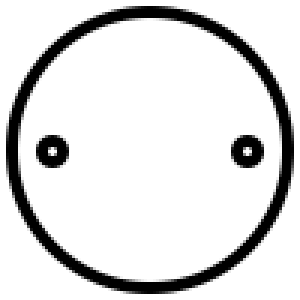
#> input picture opensurgbot_pipeline/lib/opensurgbot_kinevizu/kinevisu/assets/dial.png, 100 x 100 px (shown 3 times larger)
$ python kinevisu.py
#> lines starting #> are read from the running program, lines starting #| are printed output that depends on the picture
import numpy as np
import matplotlib.pyplot as plt
from matplotlib.widgets import Slider, CheckButtons, Button
from matplotlib.backend_bases import Event
from mpl_toolkits.mplot3d.axes3d import Axes3D
from PIL import Image
from pathlib import Path

from typing import Any, Optional, Callable, Union
from typing_extensions import Literal
try:
    from numpy._typing import NDArray
except ImportError:
    from numpy.typing import NDArray

class OpensurgbotViz:
    """3D visualization of the proposed model using matplotlib."""
    DIAL_POSITIONS = [(0.05, 0.55), (0.55, 0.55), (0.05, 0.05), (0.55, 0.05)]
    l1, l2, l3 = 0.015, 0.008, 0.0095 # m
    cyl_radius, cyl_height = 0.001, 0.005 # m
    lim = 0.011 # plot limit (absolute) in m
    theta_1_offset, theta_2_offset, theta_3_offset, theta_4_offset = 0.0, np.radians(-6), np.radians(7), np.radians(-7) # rad, meaning: at angles = +offset, neutral position of the tip

    def __init__(self):
        """3D visualization of the proposed model using matplotlib."""
        self.fig = plt.figure(figsize=(10, 6))
        self.ax: Axes3D = self.fig.add_subplot(111, projection='3d')
        self.do_inverse = True # If False, will do forward kinematics

        self.roll = self.pitch = self.jaw1 = self.jaw2 = 0.
        self.theta_1 = self.theta_2 = self.theta_3 = self.theta_4 = 0.

        self.line = None
        self.joint_cylinders = []
        self.jaw_lines = []
        self.dial_artists = []

        self.dial_img = Image.open(Path(__file__).parent / "assets/dial.png").convert("RGBA")
#> self.dial_img is the input picture: PIL image 100x100 RGBA; mean R, G, B, A 0, 0, 0, 34
        self.setup_plot()
        self.update_plot()
        self.create_sliders()
        self.create_dial_images()
        self.create_inverse_checkbox()
        self.create_reset_button()
        self.user_buttons: list[Button] = []

        self.impossible_text = self.ax.text2D(
            0.5, 0.95, "", transform=self.fig.transFigure,
            fontsize=14, color='red', ha='center', va='top',
            bbox=dict(facecolor='white', alpha=0.8, edgecolor='red')
        )

        self.reset()

    def setup_plot(self) -> None: # Create the plots
        self.ax.set_xlim([-self.lim, self.lim])
        self.ax.set_ylim([-self.lim, self.lim])
        self.ax.set_zlim([0, 2*self.lim])
        self.ax.set_xlabel("X")
        self.ax.set_ylabel("Y")
        self.ax.set_zlabel("Z")

    def create_reset_button(self) -> None: # Create the reset button
        print("Creating reset button")
        reset_ax = plt.axes((0.10, 0.92, 0.08, 0.05), facecolor= 'lightgray')  # Position: [left, bottom, width, height]
        self.reset_button = Button(reset_ax, 'Reset', color='lightcoral', hovercolor='salmon')

        self.reset_button.on_clicked(self.reset)

    def reset(self, event: Optional[Event] = None):
        """Resets the sliders and model. Can be used as a on_change callback from matplotlib.

        Args:
            event (Event, optional): unused, but required for on_change callbacks"""
        self.sliders[0].set_val(0) # Roll
        self.sliders[1].set_val(0) # Pitch
        self.sliders[2].set_val(0) # Jaw 1
        self.sliders[3].set_val(0) # Jaw 2
        self.sliders[4].set_val(np.degrees(OpensurgbotViz.theta_1_offset)) # Control 1 (with offset)
        self.sliders[5].set_val(np.degrees(OpensurgbotViz.theta_2_offset)) # Control 2 (with offset)
        self.sliders[6].set_val(np.degrees(OpensurgbotViz.theta_3_offset)) # Control 3 (with offset)
        self.sliders[7].set_val(np.degrees(OpensurgbotViz.theta_4_offset)) # Control 4 (with offset)
        if self.do_inverse:
            self.on_angle_slider_change(None)
        else:
            self.on_control_slider_change(None)
        self.theta_1, self.theta_2, self.theta_3, self.theta_4 = self.sliders[4].val, self.sliders[5].val, self.sliders[6].val, self.sliders[7].val
        self.pitch, self.roll, self.jaw1, self.jaw2 = self.sliders[1].val, self.sliders[0].val, self.sliders[2].val, self.sliders[3].val
        self.update_dials()

    def create_inverse_checkbox(self) -> None: # Make the Inverse Kinematics ? checkbox
        ax_checkbox = plt.axes((0.43, 0.02, 0.20, 0.05), facecolor=None)
        self.checkbox = CheckButtons(ax_checkbox, ['Inverse Kinematics ?'], [self.do_inverse])

        def on_checkbox_clicked(label: Union[str, None]):
            self.do_inverse = not self.do_inverse
            print("self.do_inverse set to:", self.do_inverse)
            # Update the plot to reflect current slider values under new mode
            if self.do_inverse:
                self.on_angle_slider_change(None)
            else:
                self.on_control_slider_change(None)

        self.checkbox.on_clicked(on_checkbox_clicked)

    def create_sliders(self) -> None: # Create the sliders
        axcolor = 'lightgoldenrodyellow'
        self.angle_slider_axes = [
            plt.axes((0.2, 0.02 + i*0.03, 0.20, 0.015), facecolor=axcolor)
            for i in range(4)
        ]
        self.sliders = [ # angle sliders
            Slider(self.angle_slider_axes[0], 'Roll $\\theta_r$', -180, 180, valinit=0),
            Slider(self.angle_slider_axes[1], 'Pitch $\\theta_p$', -180, 180, valinit=0),
            Slider(self.angle_slider_axes[2], 'Jaw 1 $\\theta_{j1}$', -180, 180, valinit=0),
            Slider(self.angle_slider_axes[3], 'Jaw 2 $\\theta_{j2}$', -180, 180, valinit=0),
        ]
        axcolor = 'lightgoldenrodyellow'
        self.control_slider_axes = [
            plt.axes((0.7, 0.02 + i*0.03, 0.20, 0.015), facecolor=axcolor)
            for i in range(4)
        ]
        self.sliders += [
            Slider(self.control_slider_axes[0], 'Control $\\theta_1$', -180, 180, valinit=0),
            Slider(self.control_slider_axes[1], 'Control $\\theta_2$', -180, 180, valinit=0),
            Slider(self.control_slider_axes[2], 'Control $\\theta_3$', -180, 180, valinit=0),
            Slider(self.control_slider_axes[3], 'Control $\\theta_4$', -180, 180, valinit=0),
        ]

        marker_values: list[ Union[tuple[float,float], Any] ] = [(-270, 270),
                         (-80, 80),
                         (-100, 100),
                         (-100, 100),
                         (),
                         (-170, 170),
                         (),
                         (),]
        for i, slider in enumerate(self.sliders):
            for value in marker_values[i]:
                slider.ax.axvline(value, color='orange', linestyle='-', linewidth=1.5, label='Center')

        self.sliders[0].on_changed(self.on_angle_slider_change) # Roll
        self.sliders[1].on_changed(self.on_angle_slider_change) # Pitch
        self.sliders[2].on_changed(self.on_angle_slider_change) # Jaw 1
        self.sliders[3].on_changed(self.on_angle_slider_change) # Jaw 2
        self.sliders[4].on_changed(self.on_control_slider_change) # Control 1
        self.sliders[5].on_changed(self.on_control_slider_change) # Control 2
        self.sliders[6].on_changed(lambda val: self.on_control_slider_change(val, "Jaw1")) # Control 3
        self.sliders[7].on_changed(lambda val: self.on_control_slider_change(val, "Jaw2")) # Control 4

    def create_dial_images(self) -> None: # Place the dials
        # Set up a 2D axis for the dials (on top of 3D plot)
        self.ax_dial = self.fig.add_axes((0.75, 0.55, 0.2, 0.4))
        self.ax_dial.axis("off")
        self.ax_dial.set_xlim(0, 1)
        self.ax_dial.set_ylim(0, 1)

        positions = OpensurgbotViz.DIAL_POSITIONS
        labels = ["1", "2", "3", "4"]

        self.dial_artists.clear()
        for i, pos in enumerate(positions):
            artist = self.ax_dial.imshow(np.zeros_like(self.dial_img), extent=(0, 1, 0, 1))
            self.ax_dial.text(pos[0] + 0.2, pos[1] + 0.2 , labels[i],
                            fontsize=12, fontweight='bold', ha='center', va='center',
                            bbox=dict(facecolor='white', alpha=0.7))
            self.dial_artists.append(artist)

    def update_dials(self) -> None: # Update the dials' angles
        angles = [self.sliders[4].val, self.sliders[5].val, self.sliders[6].val, self.sliders[7].val] # Have the offsets
        positions = OpensurgbotViz.DIAL_POSITIONS

        for artist, angle, pos in zip(self.dial_artists, angles, positions):
            rotated = self.dial_img.rotate(angle, resample=Image.Resampling.BICUBIC)
            artist.set_data(rotated)
            artist.set_extent([pos[0], pos[0]+0.4, pos[1], pos[1]+0.4])
#> this loop made 4 passes
#> pass 2, in update_dials, `rotated = self.dial_img.rotate(angle, resample=Image.Resampling.BICUBIC)`:
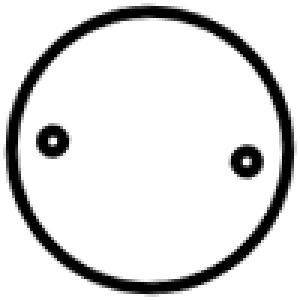
#> rotated: PIL image 100x100 RGBA (shown 3 times larger); mean R, G, B, A 0, 0, 0, 33.9; transparent parts drawn white
#> pass 3, in update_dials, `rotated = self.dial_img.rotate(angle, resample=Image.Resampling.BICUBIC)`:
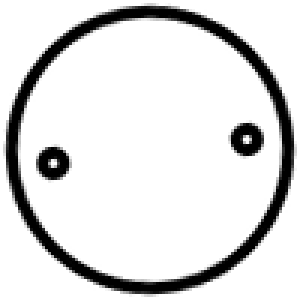
#> rotated: PIL image 100x100 RGBA (shown 3 times larger); mean R, G, B, A 0, 0, 0, 33.9; transparent parts drawn white
#> after the loop:
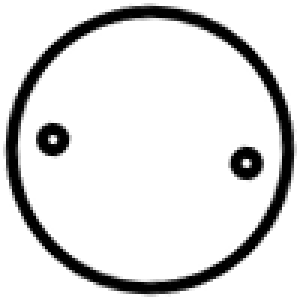
#> rotated: PIL image 100x100 RGBA (shown 3 times larger); mean R, G, B, A 0, 0, 0, 33.9; transparent parts drawn white

    def on_angle_slider_change(self, val: float) -> None: # Callback when a (output) slider has changed
        if self.do_inverse is True:
            # Update the 3D visualisation accordingly
            theta_1_offset, theta_2_offset, theta_3_offset, theta_4_offset = OpensurgbotViz.theta_1_offset, OpensurgbotViz.theta_2_offset, OpensurgbotViz.theta_3_offset, OpensurgbotViz.theta_4_offset
            pitch, roll, jaw1, jaw2 = map(np.radians, [self.sliders[1].val, self.sliders[0].val, self.sliders[2].val, self.sliders[3].val])
            theta_1, theta_2, theta_3, theta_4 = 0.0, 0.0, 0.0, 0.0

            # INVERSE KINEMATICS
            theta_2 = 170/270*roll

            out_vec3 = np.array([pitch, jaw1, jaw2])
            rel_matrix = np.array([
                [-80/80       , 0       , 0     ],
                [-70/80*110/90, 110/90  , 0     ],
                [-70/80*110/90, 0       , 110/90],
            ])
            in_vec3 = np.linalg.solve(rel_matrix, out_vec3)
            theta_1, theta_3, theta_4 = in_vec3[0], in_vec3[1], in_vec3[2]

            # Update
            self.theta_1, self.theta_2, self.theta_3, self.theta_4 = theta_1 + theta_1_offset, theta_2 + theta_2_offset, theta_3 + theta_3_offset, theta_4 + theta_4_offset # Add offsets

            self.roll, self.pitch, self.jaw1, self.jaw2 = roll, pitch, jaw1, jaw2
            # Update the sliders
            self.sliders[4].set_val(np.degrees(self.theta_1)) # With offset
            self.sliders[5].set_val(np.degrees(self.theta_2)) # With offset
            self.sliders[6].set_val(np.degrees(self.theta_3)) # With offset
            self.sliders[7].set_val(np.degrees(self.theta_4)) # With offset

            self.update_dials()
            self.update_plot()
        else:
            # Foward kinematics
            pass #do nothing in this case
        self.testfor_impossible_configuration()
        self.fig.canvas.draw_idle()

    def on_control_slider_change(self, val: float, origin: Literal["Jaw1","Jaw2", ""] = "") -> None: # Callback when a (input) slider has changed
        if self.do_inverse is True:
            pass #do nothing in this case
        else: # FORWARD KINEMATICS
            # Update values
            theta_1_offset, theta_2_offset, theta_3_offset, theta_4_offset = OpensurgbotViz.theta_1_offset, OpensurgbotViz.theta_2_offset, OpensurgbotViz.theta_3_offset, OpensurgbotViz.theta_4_offset
            self.theta_1, self.theta_2, self.theta_3, self.theta_4 = map(np.radians, [self.sliders[4].val, self.sliders[5].val, self.sliders[6].val, self.sliders[7].val])
            theta_1, theta_2, theta_3, theta_4 = self.theta_1 - theta_1_offset, self.theta_2 - theta_2_offset, self.theta_3 - theta_3_offset, self.theta_4 - theta_4_offset
            pitch, roll, jaw1, jaw2 = 0., 0., 0., 0.

            roll = 270/170*theta_2

            rel_matrix = np.array([
                [-80/80       , 0       , 0     ],
                [-70/80*110/90, 110/90  , 0     ],
                [-70/80*110/90, 0       , 110/90],
            ])
            pitch, jaw1, jaw2 = rel_matrix @ np.array([theta_1, theta_3, theta_4])

            # Update
            self.roll, self.pitch, self.jaw1, self.jaw2 = roll, pitch, jaw1, jaw2
            # Update the sliders
            self.sliders[0].set_val(np.degrees(self.roll))
            self.sliders[1].set_val(np.degrees(self.pitch))
            self.sliders[2].set_val(np.degrees(self.jaw1))
            self.sliders[3].set_val(np.degrees(self.jaw2))

            self.update_dials()
            self.update_plot()

        self.testfor_impossible_configuration()
        self.fig.canvas.draw_idle()

    def testfor_impossible_configuration(self) -> bool: # Check for boundary conditions
        # Returns True if configuration allowed, False otherwise
        conditions_output = { # 'message' : bool not in bound
            "$\\theta_p$ not in $[-80, 80]$": np.degrees(self.pitch) < -80 or np.degrees(self.pitch) > 80,
            "$\\theta_r$ not in $[-270, 270]$": np.degrees(self.roll) < -270 or np.degrees(self.roll) > 270,
            "$\\theta_{j1}$ not in $[-110, 110]$": np.degrees(self.jaw1) < -110 or np.degrees(self.jaw1) > 110,
            "$\\theta_{j2}$ not in $[-110, 110]$": np.degrees(self.jaw2) < -110 or np.degrees(self.jaw2) > 110,
            "Should not have $\\theta_{j1} < \\theta_{j2}$": self.jaw2 < self.jaw1,
        }
        delta_boundary = 0
        if self.theta_4 - self.theta_4_offset < np.radians(-90):
            delta_boundary += 80/60*(self.theta_3 - self.theta_3_offset + np.radians(90))
        elif np.radians(90) < self.theta_3 - self.theta_3_offset:
            delta_boundary += 80/60*(self.theta_4 - self.theta_4_offset - np.radians(90))
        msg = f"$\\theta_1$ not in $[{-80 + np.degrees(delta_boundary):.1f}, {80 + np.degrees(delta_boundary):.1f}] (dynamic boundaries)$"
        conditions_input = {
            "Should not have $\\theta_4 < \\theta_3$": self.theta_3 - self.theta_3_offset - (self.theta_4 - self.theta_4_offset) > 0.01, #floats
            msg : self.theta_1 - self.theta_1_offset < -np.radians(80) + delta_boundary or self.theta_1 - self.theta_1_offset > np.radians(80) + delta_boundary,
        }
        true_keys = [key for key, value in conditions_output.items() if value] + [key for key, value in conditions_input.items() if value]

        if len(true_keys) > 0:
            self.impossible_text.set_text("⚠️ Impossible configuration :\n" + "\n".join(true_keys))
            return False
        else:
            self.impossible_text.set_text("")
            return True

    def rotx(self, theta: float) -> NDArray[np.float64]: # rotx matrix snippet
        return np.array([
            [1, 0, 0],
            [0, np.cos(theta), -np.sin(theta)],
            [0, np.sin(theta),  np.cos(theta)]
        ])

    def roty(self, theta: float) -> NDArray[np.float64]: # roty matrix snippet
        return np.array([
            [np.cos(theta), 0, np.sin(theta)],
            [0, 1, 0],
            [-np.sin(theta), 0, np.cos(theta)]
        ])

    def rotz(self, theta: float) -> NDArray[np.float64]: # rotz matrix snippet
        return np.array([
            [np.cos(theta), -np.sin(theta), 0],
            [np.sin(theta),  np.cos(theta), 0],
            [0, 0, 1]
        ])

    def update_plot(self) -> None: # Update the plot
        T0 = np.eye(3)
        P0 = np.array([0, 0, 0])
        T1 = T0 @ self.rotz(self.roll)
        P1 = P0 + T1 @ np.array([0, 0, self.l1])
        T2 = T1 @ self.rotx(self.pitch)
        P2 = P1 + T2 @ np.array([0, 0, self.l2])
        T3_1 = T2 @ self.roty(self.jaw1)
        T3_2 = T2 @ self.roty(self.jaw2)
        P3_1 = P2 + T3_1 @ np.array([0, 0, self.l3])
        P3_2 = P2 + T3_2 @ np.array([0, 0, self.l3])

        # Clear previous lines
        if self.line:
            self.line.remove()
        for line in self.jaw_lines:
            line.remove()
        self.jaw_lines.clear()
        for cyl in self.joint_cylinders:
            cyl.remove()
        self.joint_cylinders.clear()

        self.line, = self.ax.plot(
            [P0[0], P1[0], P2[0]],
            [P0[1], P1[1], P2[1]],
            [P0[2], P1[2], P2[2]],
            marker='o', color='b'
        )
        jaw1_line, = self.ax.plot([P2[0], P3_1[0]], [P2[1], P3_1[1]], [P2[2], P3_1[2]], color='r', marker='o')
        jaw2_line, = self.ax.plot([P2[0], P3_2[0]], [P2[1], P3_2[1]], [P2[2], P3_2[2]], color='g', marker='o')
        self.jaw_lines.extend([jaw1_line, jaw2_line])

        self.joint_cylinders.append(self.draw_cylinder(P0, np.array([0, 0, 1]), color='purple', radius=self.cyl_radius, height=self.cyl_height))
        self.joint_cylinders.append(self.draw_cylinder(P1, T1[:, 0], color='teal', radius=self.cyl_radius, height=self.cyl_height))
        self.joint_cylinders.append(self.draw_cylinder(P2, T2[:, 1], color='gray', radius=self.cyl_radius, height=self.cyl_height))

    def draw_cylinder(self, origin: NDArray[np.float64], direction: NDArray[np.float64], radius: float=0.1, height: float=0.4, resolution: int=16, color: str='gray'): # Draw a cylinder
        direction = direction / np.linalg.norm(direction)
        z = np.linspace(-height / 2, height / 2, 2)
        theta = np.linspace(0, 2 * np.pi, resolution)
        theta_grid, z_grid = np.meshgrid(theta, z)
        x_grid = radius * np.cos(theta_grid)
        y_grid = radius * np.sin(theta_grid)

        xyz = np.stack((x_grid, y_grid, z_grid), axis=-1).reshape(-1, 3).T
        z_axis = np.array([0, 0, 1])
        v = np.cross(z_axis, direction)
        c = np.dot(z_axis, direction)

        if np.linalg.norm(v) < 1e-6:
            R = np.eye(3) if c > 0 else -np.eye(3)
        else:
            s = np.linalg.norm(v)
            vx = np.array([
                [0, -v[2], v[1]],
                [v[2], 0, -v[0]],
                [-v[1], v[0], 0]
            ])
            R = np.eye(3) + vx + vx @ vx * ((1 - c) / (s ** 2))

        rotated_xyz = R @ xyz + origin.reshape(3, 1)
        X = rotated_xyz[0].reshape(x_grid.shape)
        Y = rotated_xyz[1].reshape(y_grid.shape)
        Z = rotated_xyz[2].reshape(z_grid.shape)

        return self.ax.plot_surface(X, Y, Z, color=color, alpha=0.5, linewidth=0)

    def run(self, is_blocking: bool = True) -> None:
        """Display the figure.

        Args:
            is_blocking (bool, optional): If False, is non blocking by enabling matplotlib interacting mode, blocking if True. Defaults to True"""
#> called with is_blocking = True
        if not is_blocking:
            plt.ion()
        plt.show()
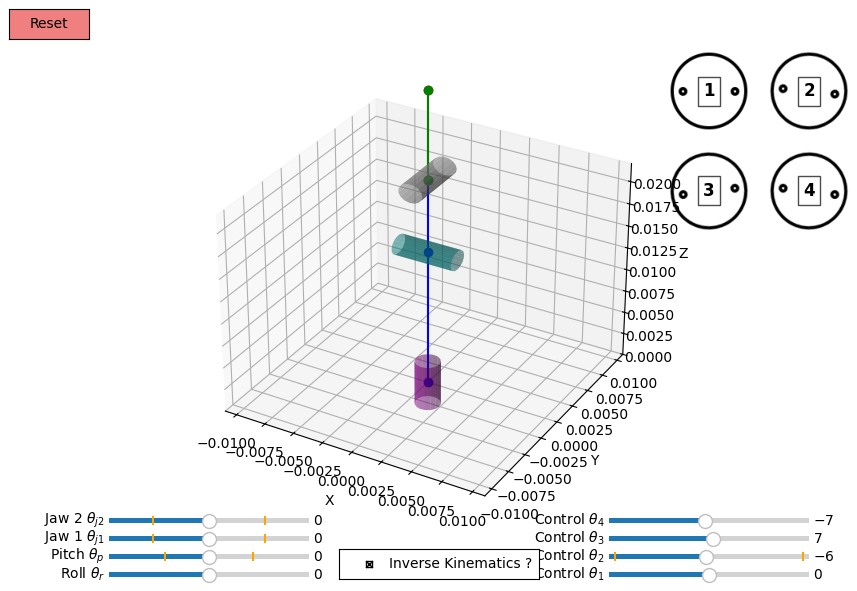
#> figure drawn by matplotlib, 11 panels

    def ext_create_user_button(self, name: str, user_button_action: Callable[[Event], Any], color: str = 'peachpuff', hover_color: str = 'chocolate', width: float = 0.08, x: float = 0.20, y: float = 0.92) -> None:
        """Create a user button (external call) if needed

        Args:
            name (str): button label
            user_button_action (Callable[[Event], Any): function to call when pressing the button
            color (str, optional): idle color. Defaults to 'peachpuff'
            hover_color (str, optional): color when hovering. Defaults to 'chocolate'
            width (float, optional): width of the button. Defaults to 0.08
            x (float, optional): x position
            y (float, optional): y position"""
        print("Creating user button")
        user_button_ax = plt.axes((x, y, width, 0.05), facecolor= color)  # Position: [left, bottom, width, height]
        new_button = Button(user_button_ax, name, color=color, hovercolor=hover_color)
        new_button.on_clicked(user_button_action)
        self.user_buttons.append(new_button)

if __name__ == "__main__":
    # ==== Example ====
    viz = OpensurgbotViz()
    viz.run(True)
